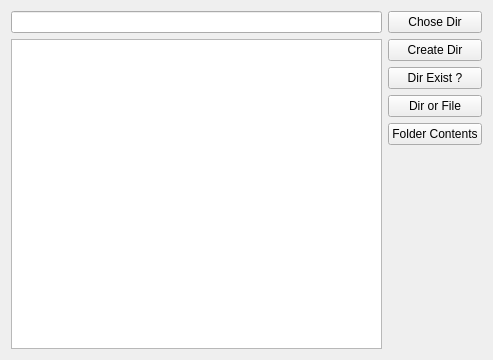
<?xml version="1.0" encoding="UTF-8"?>
<ui version="4.0">
 <class>Widget</class>
 <widget class="QWidget" name="Widget">
  <property name="geometry">
   <rect>
    <x>0</x>
    <y>0</y>
    <width>493</width>
    <height>360</height>
   </rect>
  </property>
  <property name="windowTitle">
   <string>Widget</string>
  </property>
  <layout class="QHBoxLayout" name="horizontalLayout">
   <item>
    <layout class="QVBoxLayout" name="verticalLayout">
     <item>
      <widget class="QLineEdit" name="lineEdit"/>
     </item>
     <item>
      <widget class="QListWidget" name="listWidget"/>
     </item>
    </layout>
   </item>
   <item>
    <layout class="QVBoxLayout" name="verticalLayout_2">
     <item>
      <widget class="QPushButton" name="chooseDirButton">
       <property name="text">
        <string>Chose Dir</string>
       </property>
      </widget>
     </item>
     <item>
      <widget class="QPushButton" name="createDirButton">
       <property name="text">
        <string>Create Dir</string>
       </property>
      </widget>
     </item>
     <item>
      <widget class="QPushButton" name="dirExistsButton">
       <property name="text">
        <string>Dir Exist ?</string>
       </property>
      </widget>
     </item>
     <item>
      <widget class="QPushButton" name="dirOrFileButton">
       <property name="text">
        <string>Dir or File</string>
       </property>
      </widget>
     </item>
     <item>
      <widget class="QPushButton" name="folderContentsButton">
       <property name="text">
        <string>Folder Contents</string>
       </property>
      </widget>
     </item>
     <item>
      <spacer name="verticalSpacer">
       <property name="orientation">
        <enum>Qt::Vertical</enum>
       </property>
       <property name="sizeHint" stdset="0">
        <size>
         <width>20</width>
         <height>40</height>
        </size>
       </property>
      </spacer>
     </item>
    </layout>
   </item>
  </layout>
 </widget>
 <resources/>
 <connections/>
</ui>
